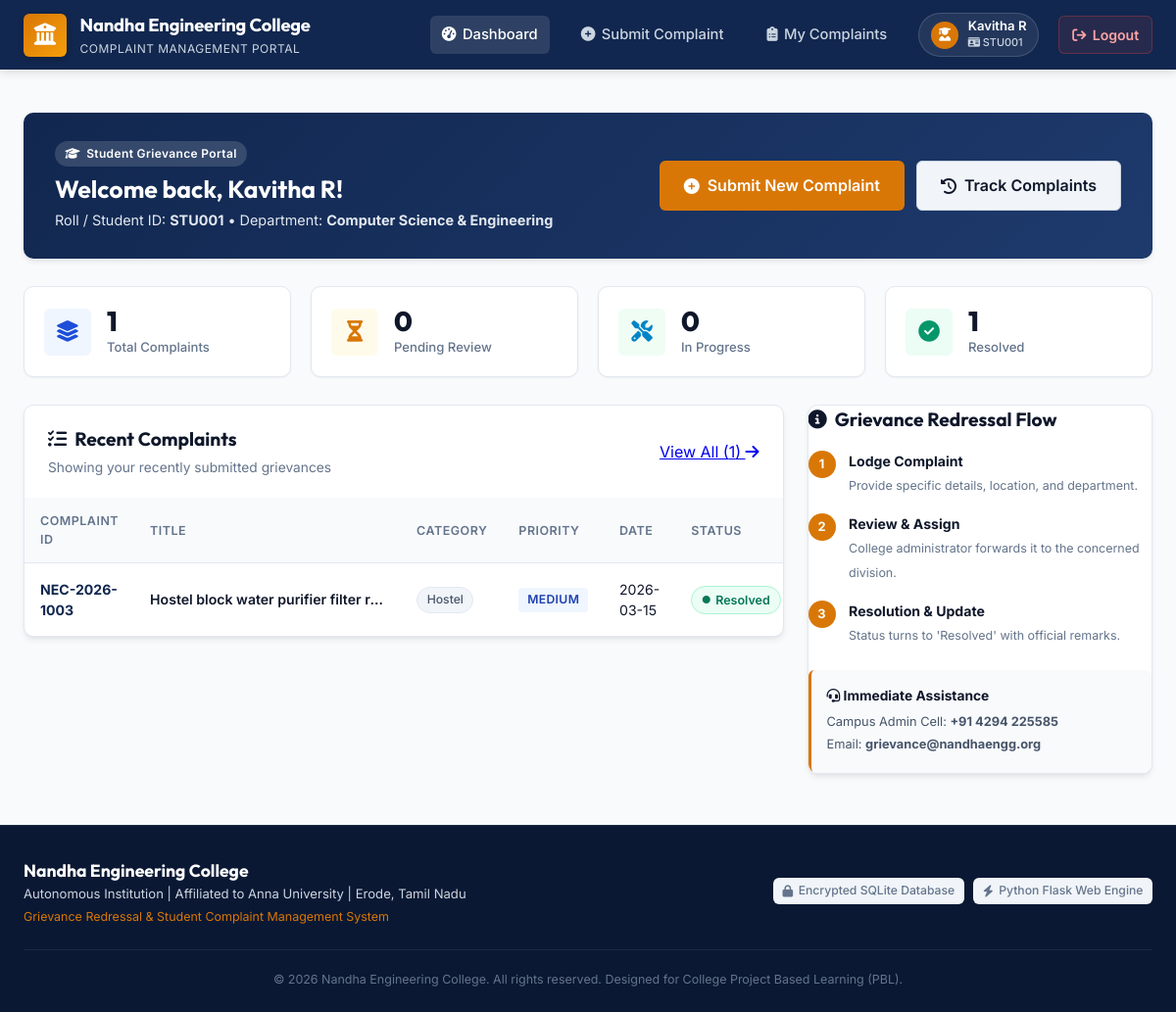
The page /student/dashboard (signed in) on the database its author committed.
### tables this page shows
CREATE TABLE complaints (
            id INTEGER PRIMARY KEY AUTOINCREMENT,
            complaint_id TEXT UNIQUE NOT NULL,
            student_id TEXT NOT NULL,
            user_id INTEGER NOT NULL,
            title TEXT NOT NULL,
            category TEXT NOT NULL,
            department TEXT NOT NULL,
            priority TEXT NOT NULL,
            description TEXT NOT NULL,
            attachment TEXT,
            status TEXT NOT NULL DEFAULT 'Pending' CHECK(status IN ('Pending', 'In Progress', 'Resolved', 'Rejected')),
            admin_response TEXT,
            created_at TIMESTAMP DEFAULT CURRENT_TIMESTAMP,
            updated_at TIMESTAMP DEFAULT CURRENT_TIMESTAMP,
            FOREIGN KEY(user_id) REFERENCES users(id) ON DELETE CASCADE
        );

### app.py (the view)
@app.route('/student/dashboard')
@student_required
def student_dashboard():
    conn = get_db_connection()
    user_id = session['user_id']
    total = conn.execute(
        "SELECT COUNT(*) FROM complaints WHERE user_id = ?", (user_id,)
    ).fetchone()[0]
    pending = conn.execute(
        "SELECT COUNT(*) FROM complaints WHERE user_id = ? AND status = 'Pending'", (user_id,)
    ).fetchone()[0]
    in_progress = conn.execute(
        "SELECT COUNT(*) FROM complaints WHERE user_id = ? AND status = 'In Progress'", (user_id,)
    ).fetchone()[0]
    resolved = conn.execute(
        "SELECT COUNT(*) FROM complaints WHERE user_id = ? AND status = 'Resolved'", (user_id,)
    ).fetchone()[0]
    recent_complaints = conn.execute(
        "SELECT * FROM complaints WHERE user_id = ? ORDER BY created_at DESC LIMIT 5",
        (user_id,)
    ).fetchall()
    conn.close()
    return render_template(
        'student_dashboard.html',
        total=total,
        pending=pending,
        in_progress=in_progress,
        resolved=resolved,
        recent_complaints=recent_complaints
    )

### app.py (called while the page is built)
def get_db_connection():
    conn = sqlite3.connect(app.config['DATABASE'])
    conn.row_factory = sqlite3.Row
    conn.execute("PRAGMA foreign_keys = ON")
    return conn

def student_required(f):
    @wraps(f)
    def decorated_function(*args, **kwargs):
        if 'user_id' not in session:
            flash('Please log in to access this page.', 'warning')
            return redirect(url_for('login'))
        if session.get('role') != 'student':
            flash('Access restricted to students only.', 'danger')
            return redirect(url_for('admin_dashboard'))
        return f(*args, **kwargs)
    return decorated_function

### templates/student_dashboard.html (shortened to what this page needs)
{% extends "base.html" %}
{% block content %}
<div class="dashboard-header-banner">
    <div class="banner-content">
        <div class="welcome-chip">
            <i class="fa-solid fa-graduation-cap"></i> Student Grievance Portal
        </div>
        <h1 class="page-title">Welcome back, {{ session.get('name') }}!</h1>
        <p class="page-subtitle">
            Roll / Student ID: <strong>{{ session.get('student_id') }}</strong> &bull; Department: <strong>{{ session.get('department') }}</strong>
        </p>
    </div>
    <div class="banner-actions">
        <a href="{{ url_for('submit_complaint') }}" class="btn btn-gold btn-lg">
            <i class="fa-solid fa-circle-plus"></i> Submit New Complaint
        </a>
        <a href="{{ url_for('my_complaints') }}" class="btn btn-secondary btn-lg">
            <i class="fa-solid fa-clock-rotate-left"></i> Track Complaints
        </a>
    </div>
</div>
<div class="stats-grid">
    <div class="stat-card">
        <div class="stat-icon-wrap stat-icon-primary">
            <i class="fa-solid fa-layer-group"></i>
        </div>
        <div class="stat-data">
            <span class="stat-number">{{ total }}</span>
            <span class="stat-label">Total Complaints</span>
        </div>
    </div>
    <div class="stat-card">
        <div class="stat-icon-wrap stat-icon-warning">
            <i class="fa-solid fa-hourglass-half"></i>
        </div>
        <div class="stat-data">
            <span class="stat-number">{{ pending }}</span>
            <span class="stat-label">Pending Review</span>
        </div>
    </div>
    <div class="stat-card">
        <div class="stat-icon-wrap stat-icon-info">
            <i class="fa-solid fa-screwdriver-wrench"></i>
        </div>
        <div class="stat-data">
            <span class="stat-number">{{ in_progress }}</span>
            <span class="stat-label">In Progress</span>
        </div>
    </div>
    <div class="stat-card">
        <div class="stat-icon-wrap stat-icon-success">
            <i class="fa-solid fa-circle-check"></i>
        </div>
        <div class="stat-data">
            <span class="stat-number">{{ resolved }}</span>
            <span class="stat-label">Resolved</span>
        </div>
    </div>
</div>
<div class="content-row">
    <div class="content-col-main">
        <div class="card">
            <div class="card-header flex-between">
                <div>
                    <h2 class="card-title"><i class="fa-solid fa-list-check"></i> Recent Complaints</h2>
                    <p class="card-subtitle">Showing your recently submitted grievances</p>
                </div>
                <a href="{{ url_for('my_complaints') }}" class="link-more">
                    View All ({{ total }}) <i class="fa-solid fa-arrow-right"></i>
                </a>
            </div>
            {% if recent_complaints %}
                <div class="table-responsive">
                    <table class="data-table">
                        <thead>
                            <tr>
                                <th>Complaint ID</th>
                                <th>Title</th>
                                <th>Category</th>
                                <th>Priority</th>
                                <th>Date</th>
                                <th>Status</th>
                            </tr>
                        </thead>
                        <tbody>
                            {% for comp in recent_complaints %}
                                <tr>
                                    <td>
                                        <a href="{{ url_for('complaint_details', complaint_id=comp['complaint_id']) }}" class="id-link">
                                            <strong>{{ comp['complaint_id'] }}</strong>
                                        </a>
                                    </td>
                                    <td>
                                        <div class="truncate-title" title="{{ comp['title'] }}">
                                            {{ comp['title'] }}
                                        </div>
                                    </td>
                                    <td>
                                        <span class="category-pill">{{ comp['category'] }}</span>
                                    </td>
                                    <td>
                                        <span class="badge-priority badge-priority-{{ comp['priority']|lower }}">
                                            {{ comp['priority'] }}
                                        </span>
                                    </td>
                                    <td class="text-muted text-sm">
                                        {{ comp['created_at'][:10] }}
                                    </td>
                                    <td>
                                        <span class="badge-status badge-status-{{ comp['status']|lower|replace(' ', '-') }}">
                                            <i class="fa-solid fa-circle status-dot"></i> {{ comp['status'] }}
                                        </span>
                                    </td>
                                </tr>
                            {% endfor %}
                        </tbody>
                    </table>
                </div>
            {% endif %}
        </div>
    </div>
    <div class="content-col-side">
        <div class="card guidance-card">
            <h3 class="card-title"><i class="fa-solid fa-circle-info"></i> Grievance Redressal Flow</h3>
            <ul class="process-steps">
                <li>
                    <div class="step-num">1</div>
                    <div class="step-text">
                        <strong>Lodge Complaint</strong>
                        <span>Provide specific details, location, and department.</span>
                    </div>
                </li>
                <li>
                    <div class="step-num">2</div>
                    <div class="step-text">
                        <strong>Review & Assign</strong>
                        <span>College administrator forwards it to the concerned division.</span>
                    </div>
                </li>
                <li>
                    <div class="step-num">3</div>
                    <div class="step-text">
                        <strong>Resolution & Update</strong>
                        <span>Status turns to 'Resolved' with official remarks.</span>
                    </div>
                </li>
            </ul>
            <div class="emergency-contact-box">
                <h4><i class="fa-solid fa-headset"></i> Immediate Assistance</h4>
                <p>Campus Admin Cell: <strong>+91 4294 225585</strong></p>
                <p>Email: <strong>grievance@nandhaengg.org</strong></p>
            </div>
        </div>
    </div>
</div>
{% endblock %}

### templates/base.html (shortened to what this page needs)
<!DOCTYPE html>
<html lang="en">
<head>
    <link rel="stylesheet" href="https://cdnjs.cloudflare.com/ajax/libs/font-awesome/6.5.1/css/all.min.css">
    <link rel="stylesheet" href="{{ url_for('static', filename='css/style.css') }}">
</head>
<body>
    <nav class="navbar">
        <div class="nav-container">
            <a href="{% if session.get('role') == 'admin' %}{{ url_for('admin_dashboard') }}{% elif session.get('role') == 'student' %}{{ url_for('student_dashboard') }}{% else %}{{ url_for('login') }}{% endif %}" class="brand-logo">
                <div class="brand-crest">
                    <i class="fa-solid fa-building-columns"></i>
                </div>
                <div class="brand-text">
                    <span class="college-name">Nandha Engineering College</span>
                    <span class="portal-sub">Complaint Management Portal</span>
                </div>
            </a>
            <div class="nav-links" id="navLinks">
                {% if session.get('user_id') %}
                    {% if session.get('role') == 'student' %}
                        <a href="{{ url_for('student_dashboard') }}" class="nav-item {% if request.endpoint == 'student_dashboard' %}active{% endif %}">
                            <i class="fa-solid fa-gauge-high"></i> Dashboard
                        </a>
                        <a href="{{ url_for('submit_complaint') }}" class="nav-item {% if request.endpoint == 'submit_complaint' %}active{% endif %}">
                            <i class="fa-solid fa-circle-plus"></i> Submit Complaint
                        </a>
                        <a href="{{ url_for('my_complaints') }}" class="nav-item {% if request.endpoint == 'my_complaints' %}active{% endif %}">
                            <i class="fa-solid fa-clipboard-list"></i> My Complaints
                        </a>
                    {% elif session.get('role') == 'admin' %}
                        <a href="{{ url_for('admin_dashboard') }}" class="nav-item {% if request.endpoint == 'admin_dashboard' %}active{% endif %}">
                            <i class="fa-solid fa-shield-halved"></i> Admin Console
                        </a>
                    {% endif %}
                    <div class="user-profile-badge">
                        <div class="user-avatar">
                            <i class="fa-solid {% if session.get('role') == 'admin' %}fa-user-tie{% else %}fa-user-graduate{% endif %}"></i>
                        </div>
                        <div class="user-info">
                            <span class="user-name">{{ session.get('name') }}</span>
                            <span class="user-role-badge role-{{ session.get('role') }}">
                                {% if session.get('role') == 'admin' %}
                                    <i class="fa-solid fa-shield"></i> Admin
                                {% else %}
                                    <i class="fa-solid fa-id-card"></i> {{ session.get('student_id') }}
                                {% endif %}
                            </span>
                        </div>
                    </div>
                    <a href="{{ url_for('logout') }}" class="btn-logout" title="Sign out">
                        <i class="fa-solid fa-arrow-right-from-bracket"></i> Logout
                    </a>
                {% else %}
                    <a href="{{ url_for('login') }}" class="nav-item {% if request.endpoint == 'login' %}active{% endif %}">
                        <i class="fa-solid fa-right-to-bracket"></i> Login
                    </a>
                {% endif %}
            </div>
        </div>
    </nav>
    <main class="main-content">
        {% if not_found_error %}
            <div class="card text-center error-page-card">
                <div class="error-code">404</div>
                <h2>Page Not Found</h2>
                <p>The requested page could not be located on the Nandha Engineering College Complaint Portal.</p>
                <div style="margin-top: 1.5rem;">
                    <a href="{{ url_for('index') }}" class="btn btn-primary">
                        <i class="fa-solid fa-house"></i> Return Home
                    </a>
                </div>
            </div>
        {% else %}
            {% block content %}{% endblock %}
        {% endif %}
    </main>
    <footer class="footer">
        <div class="footer-container">
            <div class="footer-top">
                <div class="footer-brand">
                    <h3>Nandha Engineering College</h3>
                    <p>Autonomous Institution | Affiliated to Anna University | Erode, Tamil Nadu</p>
                    <p class="tagline">Grievance Redressal & Student Complaint Management System</p>
                </div>
                <div class="footer-meta">
                    <span class="badge-status-neutral"><i class="fa-solid fa-lock"></i> Encrypted SQLite Database</span>
                    <span class="badge-status-neutral"><i class="fa-solid fa-bolt"></i> Python Flask Web Engine</span>
                </div>
            </div>
            <div class="footer-bottom">
                <p>&copy; 2026 Nandha Engineering College. All rights reserved. Designed for College Project Based Learning (PBL).</p>
            </div>
        </div>
    </footer>
</body>
</html>

### rows shown on the page
complaints: get "STU001", complaint_id "NEC-2026-1003", title "Hostel block water purifier filter r…", category "Hostel", priority "MEDIUM", created_at "2026-03-15", status "Resolved"

### other values the page prints
{{ session.get('name') }} "Kavitha R"
{{ session.get('department') }} "Computer Science & Engineering"
{{ total }} "1"
{{ pending }} "0"
{{ in_progress }} "0"
{{ resolved }} "1"
